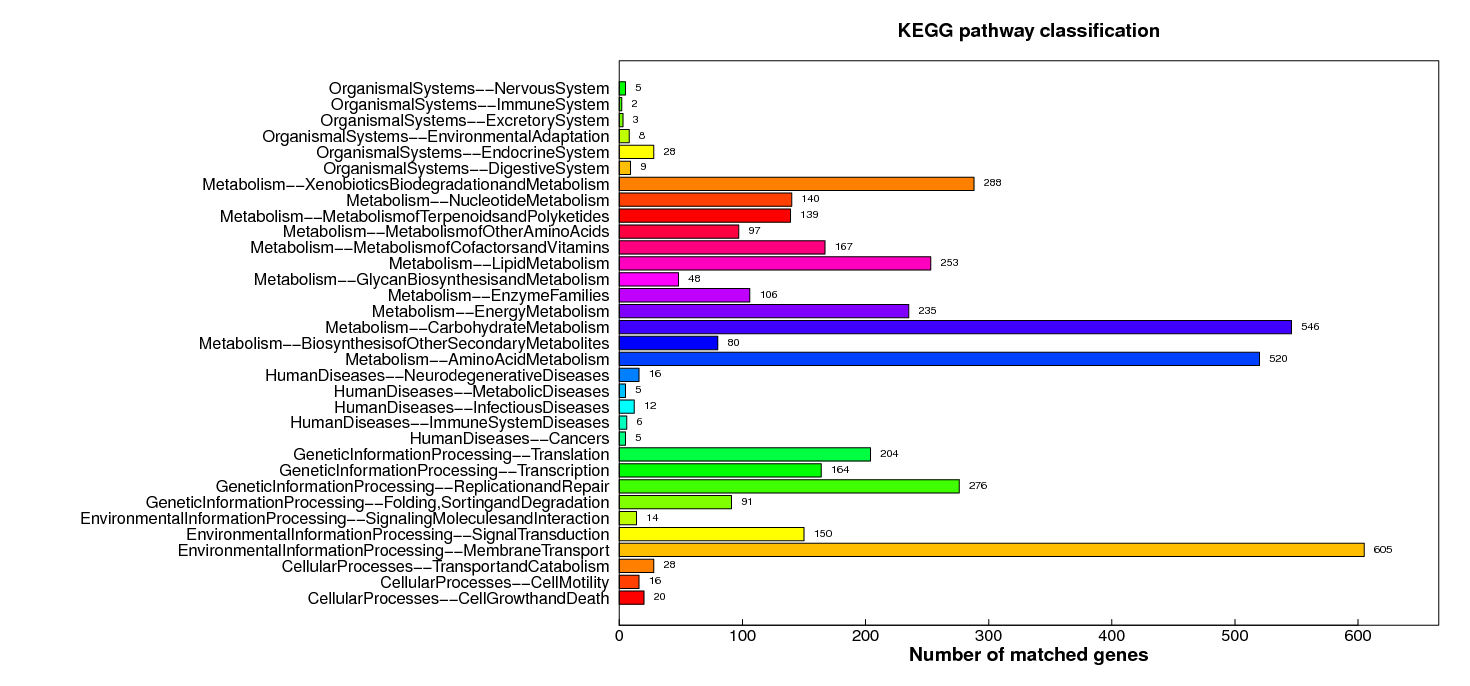

The R source for this figure:
kegg <- scan("/ifswh1/BC_Asia/huangjq/F13FTSECKF2516_STRbqcD/04.Genome_Function/604F/01.General_Gene_Annotation/03.anno.kegg/functional_classification_2.stat",what="character",sep="
")
kegg <- as.character(sapply(kegg,function(x) strsplit(x,"	")[[1]][1:3]))
kegg <- as.data.frame.list(tapply(kegg,rep(1:3,t=(length(kegg)/3)),as.character))
kegg <- kegg[-1,]

kegg.num <- as.numeric(as.matrix(kegg[,3]))
kegg.name <- paste(kegg[,1], "--", kegg[,2], sep="")


pdf(file="/ifswh1/BC_Asia/huangjq/F13FTSECKF2516_STRbqcD/04.Genome_Function/604F/01.General_Gene_Annotation/03.anno.kegg/functional_classification_2.pdf",15,7)

def.par <- par()
par(mar=c(3,31.5,3,1.5)+.1)
locate = barplot(kegg.num,col=rainbow(24),xlim=c(0,max(kegg.num)*1.1),cex.names=0.8,las=1,
axis.lty=0,cex.axis=0.6,xaxt="n",horiz=TRUE,line=-0.8)
box()
kegg_count = length(kegg.num);
for(i in 1:kegg_count)
{
		text(kegg.num[i], locate[i,1], kegg.num[i], pos=4, cex=0.7);
}
mtext("Number of matched genes",side=1,line=1,font=2,cex=1.2)

axis(side=2,at=locate,labels=kegg.name,padj=0.5,tick=FALSE,font=1,las=1, line=-0.5)
axis(side=1,font=1,tck=0.01,mgp=c(0,0,0))

title("KEGG pathway classification")

dev.off()

